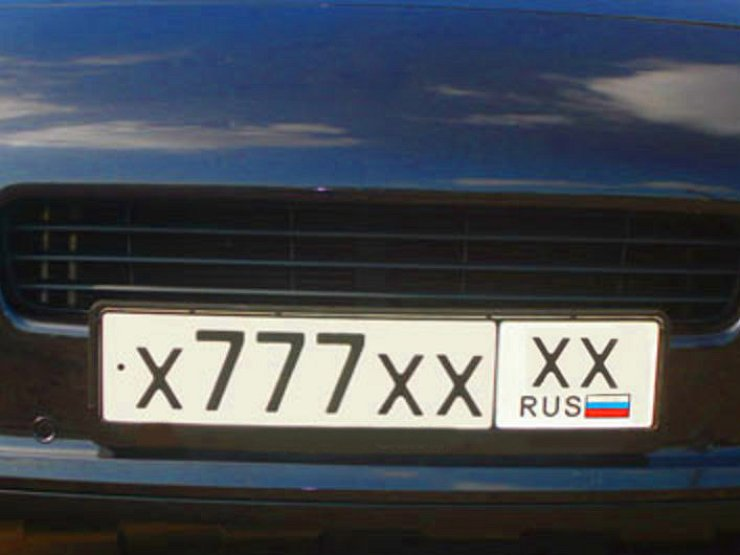
#> input picture images/777.jpg, 740 x 555 px
$ python main.py
#> lines starting #> are read from the running program, lines starting #| are printed output that depends on the picture; after the words box and inside, x2 and y2 are one past the last pixel; in counts of white or black regions, pixels touching at a corner belong together
import cv2
import numpy as np
import imutils as imu
import easyocr as ocr
from matplotlib import pyplot as pl

img = cv2.imread('images/777.jpg')
#> img is the input picture: shape (555, 740, 3); mean B, G, R 83.8, 75.9, 70.3
gray = cv2.cvtColor(img, cv2.COLOR_BGR2GRAY)
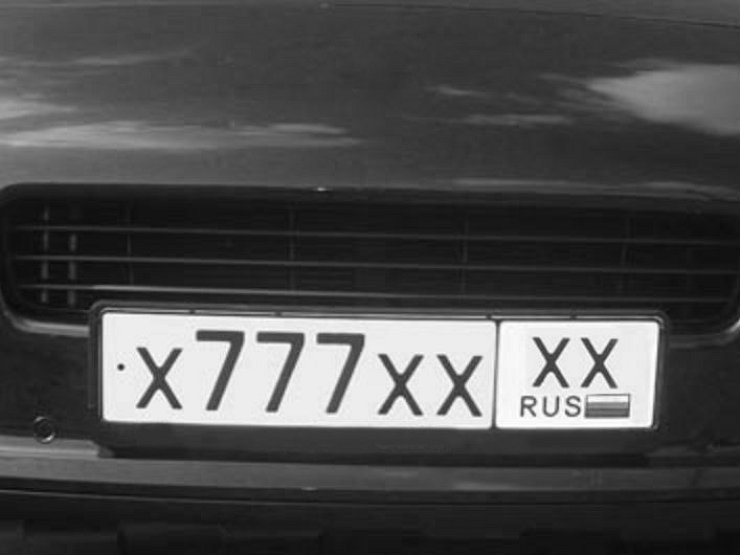
#> gray: shape (555, 740); min 9, max 255, mean 75.1

img_filter = cv2.bilateralFilter(gray, 11, 15, 15)
edges = cv2.Canny(img_filter, 30, 200)
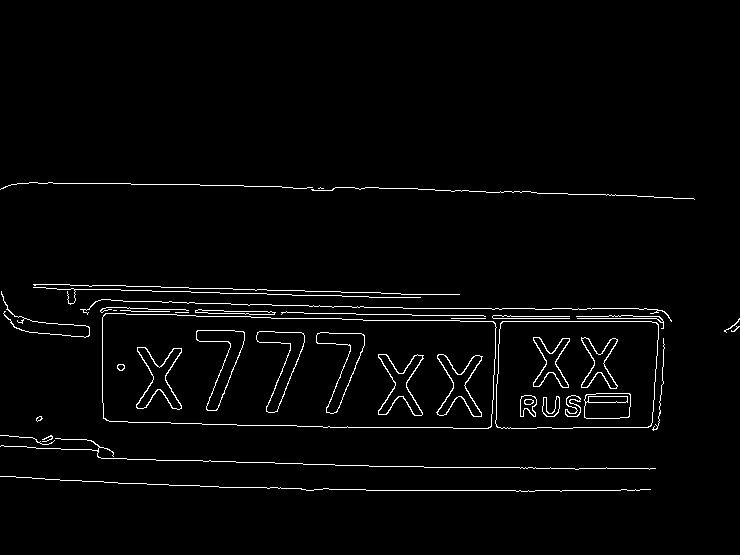
#> edges: shape (555, 740); 2.3% white in thin lines or dots, all inside (x1, y1, x2, y2) = (0, 182, 740, 492)

# контуры
cont = cv2.findContours(edges.copy(), cv2.RETR_TREE, cv2.CHAIN_APPROX_SIMPLE)
#> cont = 59 contours, 23 with area under 20; largest, box (x1, y1, x2, y2) and area: (102, 313, 497, 429) 42117, (102, 313, 497, 429) 42107, (495, 321, 659, 429) 16760, (495, 321, 659, 429) 16750, (196, 330, 245, 411) 1344
cont = imu.grab_contours(cont)
cont = sorted(cont, key=cv2.contourArea, reverse=True)[:8]
#> cont = 8 contours; box (x1, y1, x2, y2) and area: (102, 313, 497, 429) 42117, (102, 313, 497, 429) 42107, (495, 321, 659, 429) 16760, (495, 321, 659, 429) 16750, (196, 330, 245, 411) 1344, (316, 332, 365, 414) 1318, (196, 330, 245, 411) 1312, (256, 331, 305, 413) 1306

# квадраты?
pos = None
for c in cont:
    approx = cv2.approxPolyDP(c, 10, True)
    if len(approx) == 4:
        pos = approx
        break
#> this loop made 1 pass
#> pos on pass 1: [[102, 317], [109, 421], [491, 426], [493, 321]]

# координаты предполагаемого знака
print(pos)
#| [[[102 317]]
#|  [[109 421]]
#|  [[491 426]]
#|  [[493 321]]]

mask = np.zeros(gray.shape, np.uint8)
new_img = cv2.drawContours(mask, [pos], 0, 255, -1)
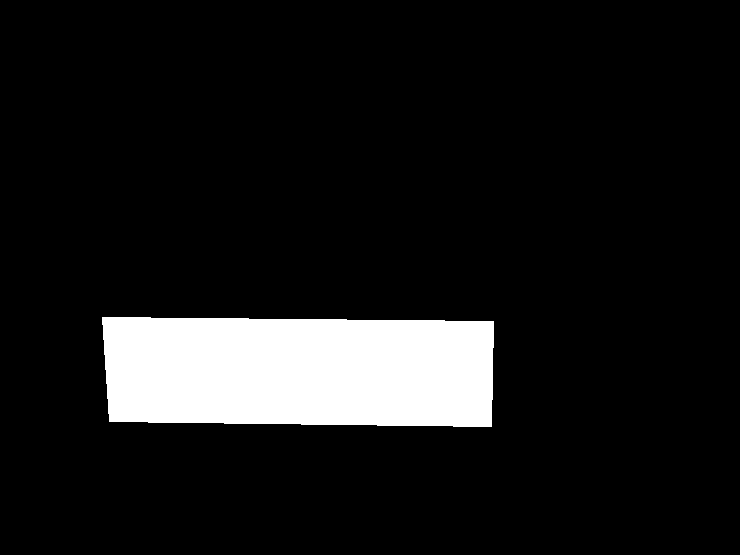
#> new_img: shape (555, 740); 10% white; 1 white region, box (x1, y1, x2, y2) and area: (102, 317, 494, 427) 40870
bitwise_img = cv2.bitwise_and(img, img, mask=mask)
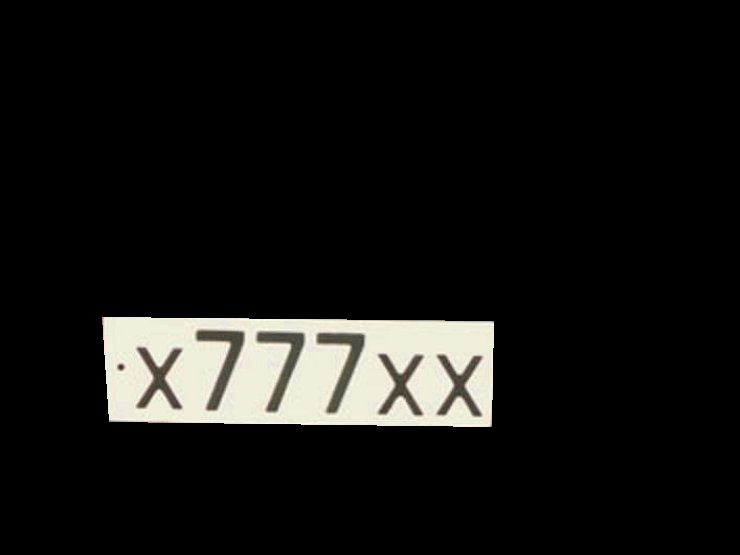
#> bitwise_img: shape (555, 740, 3); mean B, G, R 19, 20.7, 21

(x, y) = np.where(mask == 255)
(x1, y1) = (np.min(x), np.min(y))
#> x1 = 317; y1 = 102
(x2, y2) = (np.max(x), np.max(y))
#> x2 = 426; y2 = 493
crop = gray[x1:x2, y1:y2]
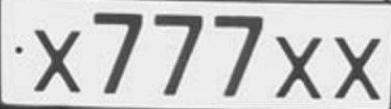
#> crop: shape (109, 391); min 43, max 254, mean 204.5

# чтение номера
#> (the run stopped early here; a loop or call above may not have finished)
